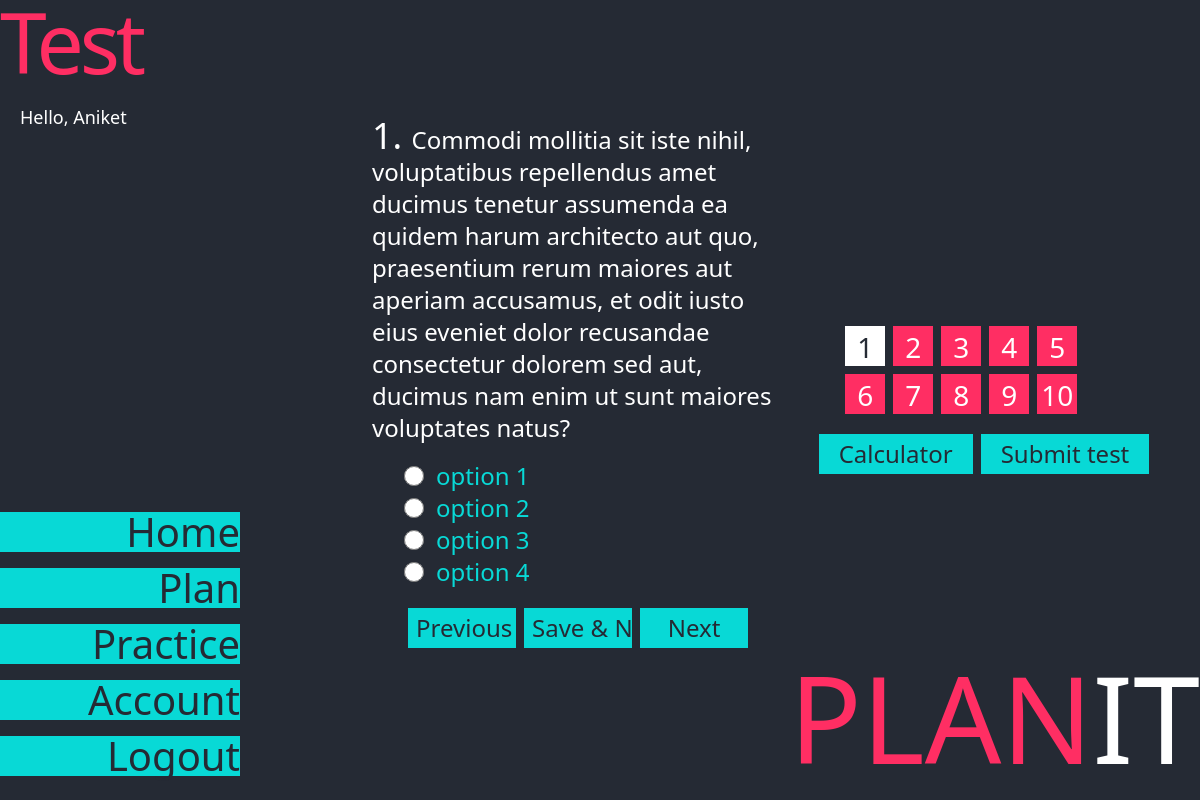
/practice/test/6/1 (signed in), run on the app's committed database.
### tables this page shows
CREATE TABLE user (
  id INTEGER PRIMARY KEY AUTOINCREMENT,
  name TEXT NOT NULL,
  email TEXT UNIQUE NOT NULL,
  password TEXT NOT NULL,
  configured boolean DEFAULT 0 
);

CREATE TABLE questions (
  id INTEGER PRIMARY KEY AUTOINCREMENT,
  topic_id INTEGER,
  question_statement TEXT,
  a TEXT,
  b TEXT,
  c TEXT,
  d TEXT,
  answer CHAR
);

### app/practice.py (the view, shortened to what this page needs)
@practice_blueprint.route('/test/<test_id>/<sequence_number>', methods=['GET','POST'])
@login_required
def show_test(test_id, sequence_number):
    db = get_db()
    email = session['email']
    test_in_db = db.execute("SELECT * FROM test\
        where id = ?",(test_id,)).fetchone()
    if test_in_db is None:
        error = "no test exist"
        flash(error)
        return redirect(url_for('practice.config_test'))
    if test_in_db['is_submitted'] == True:
        error = "test already submitted"
        flash(error)
        return redirect(url_for('practice.config_test'))
    if test_in_db['email'] != email:
        error = "no auth to access test"
        flash(error)
        return redirect(url_for('practice.config_test'))
    number_of_questions = test_in_db['number_of_questions']
    if int(sequence_number) == 0:
        error = "can't move previous"
        flash(error)
        return redirect(url_for('practice.show_test', test_id=test_id, sequence_number=1))
    test_details_in_db = db.execute("SELECT * FROM test_details \
        WHERE test_id = ? AND sequence_number = ?",(test_id, sequence_number)).fetchone()
    answered_questions = {}
    answered_questions_in_db = db.execute("SELECT * FROM test_details\
        WHERE answer is not NULL AND test_id = ? ",(test_id,)).fetchall()
    for answer in answered_questions_in_db:
        answered_questions[answer["sequence_number"]] = answer['answer']
    if test_details_in_db is None:
        error = "question does not exist"
        flash(error)
        return redirect(url_for('practice.config_test'))
    question_id = test_details_in_db["question_id"]
    print("question_id",question_id)
    question_in_db = db.execute("SELECT * FROM questions\
        WHERE id = ? ",(question_id,)).fetchone()
    question_statement = question_in_db['question_statement']
    options = {
        'a': question_in_db['a'],
        'b': question_in_db['b'],
        'c': question_in_db['c'],
        'd': question_in_db['d'],
    }
    return render_template('practice/test.html',sequence_number=int(sequence_number), question_statement=question_statement, options=options, test_id=test_id, number_of_questions=number_of_questions, answered_questions=answered_questions)

### app/auth.py (called while the page is built)
@auth_blueprint.before_app_request
def load_logged_in_user():
    user_id = session.get('user_id')
    if user_id is None:
        g.user = None
    else:
        g.user = get_db().execute(
            'SELECT * FROM user WHERE id = ?', (user_id,)
        ).fetchone()

def login_required(view):
    @functools.wraps(view)
    def wrapped_view(**kwargs):
        if g.user is None:
            error = "login required"
            flash(error)
            return redirect(url_for('auth.login'))
        return view(**kwargs)
    return wrapped_view

### app/db.py (called while the page is built)
def get_db():
    if 'db' not in g:
        g.db = sqlite3.connect(
            current_app.config['DATABASE'],
            detect_types=sqlite3.PARSE_DECLTYPES
        )
        g.db.row_factory = sqlite3.Row
    return g.db

### app/templates/practice/test.html (shortened to what this page needs)
{% extends 'base.html' %}
{% block header %}
<h1>{% block title %}Test{% endblock %}</h1>
{% endblock %}
{% block content %}
<div class="w-full h-full flex flex-row items-center">
    <div class="w-[50%] h-full flex flex-col justify-center">
        <div class="text-white text-2xl">
            <span class="text-4xl">{{sequence_number}}. </span> {{question_statement}}
        </div>
        <form method="post" class="ml-4 text-2xl text-pgreen p-4" action="{{url_for('practice.save_answer')}}" >
            <div class="flex items-center">
                {% if sequence_number in answered_questions and answered_questions[sequence_number] == "a" %}
                    <input type="radio" class="h-5 w-5 mr-3" id="a" name="answer" value="a" checked>
                {% else %}
                    <input type="radio" class="h-5 w-5 mr-3" id="a" name="answer" value="a" >
                {%endif%}
                <label for="a">{{options['a']}}</label><br>
            </div>
            <div class="flex items-center">
                {% if sequence_number in answered_questions and answered_questions[sequence_number] == "b" %}
                    <input type="radio" class="h-5 w-5 mr-3" id="b" name="answer" value="b" checked>
                {% else %}
                    <input type="radio" class="h-5 w-5 mr-3" id="b" name="answer" value="b" >
                {%endif%}
                <label for="b">{{options['b']}}</label><br>
            </div>
            <div class="flex items-center">
                {% if sequence_number in answered_questions and answered_questions[sequence_number] == "c" %}
                    <input type="radio" class="h-5 w-5 mr-3" id="c" name="answer" value="c" checked>
                {% else %}
                    <input type="radio" class="h-5 w-5 mr-3" id="c" name="answer" value="c" >
                {%endif%}
                <label for="c">{{options['c']}}</label><br>
            </div>
            <div class="flex items-center">
                {% if sequence_number in answered_questions and answered_questions[sequence_number] == "d" %}
                    <input type="radio" class="h-5 w-5 mr-3" id="d" name="answer" value="d" checked>
                {% else %}
                    <input type="radio" class="h-5 w-5 mr-3" id="d" name="answer" value="d" >
                {%endif%}
                <label for="d">{{options['d']}}</label><br>
            </div>
            <div class="flex flex-row my-4 mx-auto">
                <a class="bg-pgreen text-pblack py-1 px-2 w-[30%] text-center m-1 cursor-pointer"  href="{{url_for('practice.show_test',  test_id=test_id, sequence_number=(sequence_number-1))}}">
                    Previous
                </a>
                <input class="bg-pgreen text-pblack py-1 px-2 w-[30%] text-center m-1 cursor-pointer"  type="submit" value="Save & Next">
                <a class="bg-pgreen text-pblack py-1 px-2 w-[30%] text-center m-1 cursor-pointer"  href="{{url_for('practice.show_test',  test_id=test_id, sequence_number=(sequence_number+1))}}">
                    Next
                </a>
            </div>
        </form>
    </div>
    <div class="w-[50%] flex flex-col items-center justify-center">
        <div class="w-[70%]  flex flex-row flex-wrap items-center mb-3">
            {% for x in range(number_of_questions) %}
            <a class="cursor-pointer" href="{{url_for('practice.show_test',  test_id=test_id, sequence_number=(x+1))}}">
                {% if x+1 == sequence_number %}
                <div class="bg-white text-pblack h-[5vh] w-[5vh] text-center text-[3.5vh] m-1">{{x+1}}</div>
                {% elif x+1 not in answered_questions %}
                <div class="bg-pred text-white h-[5vh] w-[5vh] text-center text-[3.5vh] m-1">{{x+1}}</div>
                {% else %}
                <div class="bg-pgreen text-pblack h-[5vh] w-[5vh] text-center text-[3.5vh] m-1">{{x+1}}</div>
                {% endif %}
            </a>
            {% endfor %}
        </div>
        <div class="flex">
            <button id="toggle_calculator" class="bg-pgreen text-pblack py-1 px-5  text-center m-1 cursor-pointer text-2xl">
                Calculator
            </button>
            <form action="{{url_for('practice.submit_test')}}" method="post">
                <button id="submit_test"  class="bg-pgreen text-pblack py-1 px-5  text-center m-1 cursor-pointer text-2xl">
                    Submit test
                </button>
            </form>
        </div>
    </div>
</div>
{% endblock %}

### app/templates/base.html (shortened to what this page needs)
<!doctype html>
<html class="p-0">
<script src="https://cdn.tailwindcss.com"></script>
<div id="anim_globe" class="h-[100vh] w-[100vw] bg-pblack p-0 m-0 flex overflow-hidden relative">
  <div class="h-full  flex flex-col justify-between">
    <div>
      <div class="text-pred text-[7vw]  leading-none tracking-tighter ">
        {% block header %}{% endblock %}
      </div>
      <div class="text-white text-[1.5vw] text-left m-5">
        {% if "name" in session %}
        Hello, {{session['name']}}
        {% endif %}
      </div>
    </div>
    {% if "admin" not in session %}
    <div class="flex flex-col my-4 mr-[10vw]">
      <a href="{{ url_for('index') }}">
        <div
          class="w-[20vw] bg-pgreen h-[5vh] my-2 text-right text-[5vh] leading-none text-pblack hover:bg-pred hover:text-white cursor-pointer">
          Home
        </div>
      </a>
      <a href="{{ url_for('plan.show_plan') }}">
        <div
          class="w-[20vw] bg-pgreen h-[5vh] my-2 text-right text-[5vh] leading-none text-pblack hover:bg-pred hover:text-white cursor-pointer">
          Plan
        </div>
      </a>
      <a href="{{ url_for('practice.config_test') }}">
        <div
          class="w-[20vw] bg-pgreen h-[5vh] my-2 text-right text-[5vh] leading-none text-pblack hover:bg-pred hover:text-white cursor-pointer">
          Practice
        </div>
      </a>
      {% if "name" in session %}
      <a href="{{ url_for('account.show_account',screen='plan-dashboard') }}">
        <div
          class="w-[20vw] bg-pgreen h-[5vh] my-2 text-right text-[5vh] leading-none text-pblack hover:bg-pred hover:text-white cursor-pointer">
          Account
        </div>
      </a>
      <a href="{{ url_for('auth.logout') }}">
        <div
          class="w-[20vw] bg-pgreen h-[5vh] my-2 text-right text-[5vh] leading-none text-pblack hover:bg-pred hover:text-white cursor-pointer">
          Logout
        </div>
      </a>
      {% endif %}
    </div>
    {% endif %}
  </div>
  <div class="w-full h-full p-3 py-10">
    {% block content %}{% endblock %}
  </div>
</div>
<div class="absolute bottom-0 right-0 text-[10vw] leading-snug text-pred">
  PLAN<span class="text-white p-0 m-0">IT</span>
</div>
</html>

### data on the page
user: name "Aniket"
questions: question_statement "Commodi mollitia sit iste nihil, voluptatibus repellendus amet ducimus tenetur assumenda ea quidem harum architecto aut quo, praesentium rerum maiores aut aperiam accusamus, et odit iusto eius eveniet dolor recusandae consectetur dolorem sed aut, ducimus nam enim ut sunt maiores voluptates natus?", a "option 1", b "option 2", c "option 3", d "option 4"

### other printed values
{{ sequence_number }} "1"
{{ x+1 }} "1"
{{ x+1 }} "2" "3" "4" "5" "6" "7" "8" "9" "10"
